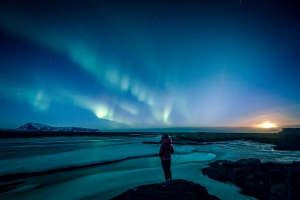
#> input picture Computer Vision/cv4.jpg, 300 x 200 px
$ jupyter execute 3_Laplacian_Operator.ipynb   (older library calls are emulated)
#> lines starting #> are read from the running program, lines starting #| are printed output that depends on the picture
### **Laplacian Operator**

[cell 1]
import cv2
from matplotlib import pyplot as plt

[cell 2]
# Load the image
img = cv2.imread('cv4.jpg')
#> img is the input picture: shape (200, 300, 3); mean B, G, R 102.7, 74, 18.6

# Convert the image to grayscale
gray = cv2.cvtColor(img, cv2.COLOR_RGB2GRAY)
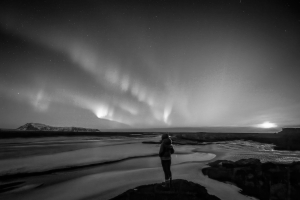
#> gray: shape (200, 300); min 0, max 253, mean 76.3

# Apply Laplacian operator
laplacian = cv2.Laplacian(gray, cv2.CV_64F)
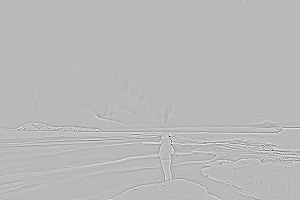
#> laplacian: shape (200, 300) float64; min -326, max 121, mean 0; drawn with min black and max white

# Sharpened image
sharp = cv2.convertScaleAbs(laplacian)

# Display the results
plt.figure(figsize=(10, 5))
plt.subplot(1, 2, 1)
plt.title("Original Image")
plt.imshow(gray,cmap='gray')

plt.subplot(1, 2, 2)
plt.title("Sharpened Image")
plt.imshow(sharp,cmap='gray')

plt.show()
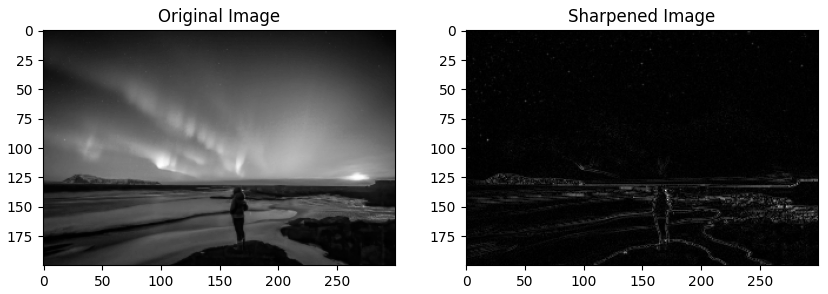
#> figure drawn by matplotlib, 2 panels

### **Laplacian Operator for colored image**

[cell 3]
# load the image
img = cv2.imread('cv5.jpg')
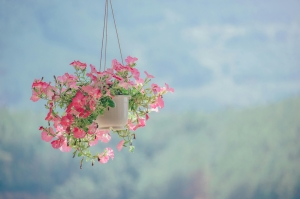
#> input picture Computer Vision/cv5.jpg, 300 x 199 px
#> img is the input picture: shape (199, 300, 3); mean B, G, R 178.6, 173.3, 156.8

# Convert the image to grayscale
img = cv2.cvtColor(img, cv2.COLOR_BGR2RGB)

# Apply Laplacian operator
laplacian = cv2.Laplacian(img, cv2.CV_64F)
#> laplacian: shape (199, 300, 3) float64
laplacian = cv2.convertScaleAbs(laplacian)
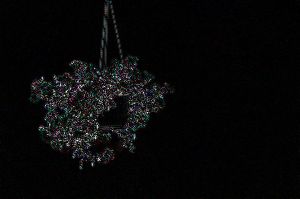
#> laplacian: shape (199, 300, 3); mean R, G, B 8.1, 8, 8.3

# Add the Laplacian result back to original image for sharpening
sharp=cv2.addWeighted(img,1.5,laplacian,-0.5,0)
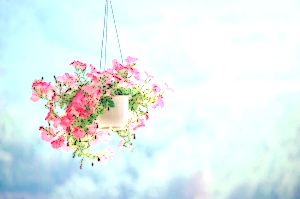
#> sharp: shape (199, 300, 3); mean R, G, B 227.2, 238.6, 238.5

# Display the result
plt.figure(figsize=(10, 5))
plt.subplot(1, 2, 1)
plt.title("Original Image")
plt.imshow(img)

plt.subplot(1, 2, 2)
plt.title("Sharpened Image")
plt.imshow(sharp)
plt.show()

[cell 4]
# load the image
img = cv2.imread('cv6.jpg')
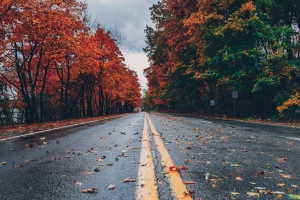
#> input picture Computer Vision/cv6.jpg, 300 x 200 px
#> img is the input picture: shape (200, 300, 3); mean B, G, R 83.3, 82.5, 91

# Convert the image to grayscale
img = cv2.cvtColor(img, cv2.COLOR_BGR2RGB)

# Apply Laplacian operator
laplacian = cv2.Laplacian(img, cv2.CV_64F,ksize=5)
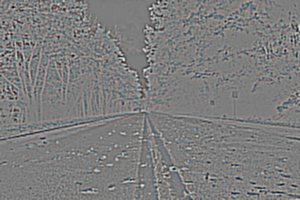
#> laplacian: shape (200, 300, 3) float64; mean R, G, B 0.4, 0.1, 0; drawn with min black and max white
laplacian = cv2.convertScaleAbs(laplacian)
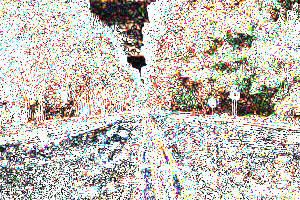
#> laplacian: shape (200, 300, 3); mean R, G, B 200.1, 193, 187

# Add the Laplacian result back to original image for sharpening
sharp=cv2.addWeighted(img,1.5,laplacian,-0.5,0)
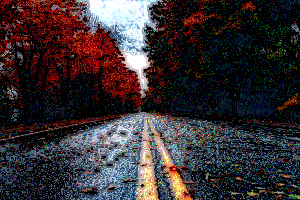
#> sharp: shape (200, 300, 3); mean R, G, B 54.7, 46.7, 50

# Display the result
plt.figure(figsize=(10, 5))
plt.subplot(1, 2, 1)
plt.title("Original Image")
plt.imshow(img)

plt.subplot(1, 2, 2)
plt.title("Sharpened Image")
plt.imshow(sharp)
plt.show()
